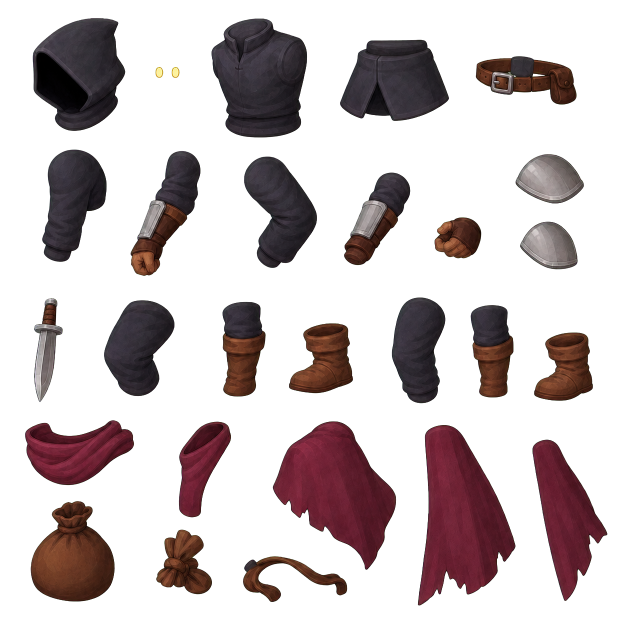
#> input picture source_assets/monsters/generated_parts/thief_raider_v8/02_part_sources/parts_sheet_candidate_01_revision_alpha.png, 1254 x 1254 px (shown at 1/2 size)
$ python extract_generated_parts.py
#> lines starting #> are read from the running program, lines starting #| are printed output that depends on the picture; after the words box and inside, x2 and y2 are one past the last pixel; in counts of white or black regions, pixels touching at a corner belong together
#> in main, rgba is the input picture: shape (1254, 1254, 4); mean R, G, B, A 22.5, 13.3, 14.3, 75
#!/usr/bin/env python3
"""Extract and name the clean v8 image-generation donor sheet.

These files are donor geometry for hidden joint overlap and style reference.
They are not automatically approved as visible bind-pose pixels.
"""

from __future__ import annotations

import json
import math
from pathlib import Path

import cv2
import numpy as np
from PIL import Image, ImageDraw, ImageFont


ROOT = Path(__file__).resolve().parent
SOURCE = ROOT / "02_part_sources/parts_sheet_candidate_01_revision_alpha.png"
OUT = ROOT / "03_clean_parts/generated_donor_parts"
MANIFEST = ROOT / "03_clean_parts/generated_donor_parts.json"
CONTACT = ROOT / "03_clean_parts/generated_donor_parts_contact.png"

# Expected centers are deliberately recorded in sheet pixels. Matching by center
# avoids depending on OpenCV component label order while still failing loudly if
# image generation changes the layout.
EXPECTED = {
    "hooded_head": (158, 149),
    "torso_core": (519, 156),
    "pelvis_coat": (789, 160),
    "belt_pouch": (1052, 160),
    "near_upper_arm": (149, 411),
    "near_forearm_hand_donor": (331, 427),
    "far_upper_arm": (561, 424),
    "far_forearm": (754, 437),
    "far_hand": (916, 476),
    "near_shoulder_plate": (1099, 357),
    "far_shoulder_plate": (1098, 491),
    "dagger": (97, 700),
    "near_thigh": (279, 696),
    "near_shin": (488, 699),
    "near_boot": (642, 716),
    "far_thigh": (837, 701),
    "far_shin": (984, 702),
    "far_boot": (1127, 733),
    "scarf_front": (159, 905),
    "scarf_rear": (409, 939),
    "cape_upper": (669, 991),
    "cape_middle": (933, 1030),
    "cape_tail": (1140, 1040),
    "loot_sack": (145, 1103),
    "sack_knot": (368, 1124),
    "sack_strap": (590, 1158),
}


def components(alpha: np.ndarray) -> list[dict[str, object]]:
    count, labels, stats, centroids = cv2.connectedComponentsWithStats(
        (alpha > 32).astype(np.uint8), connectivity=8
    )
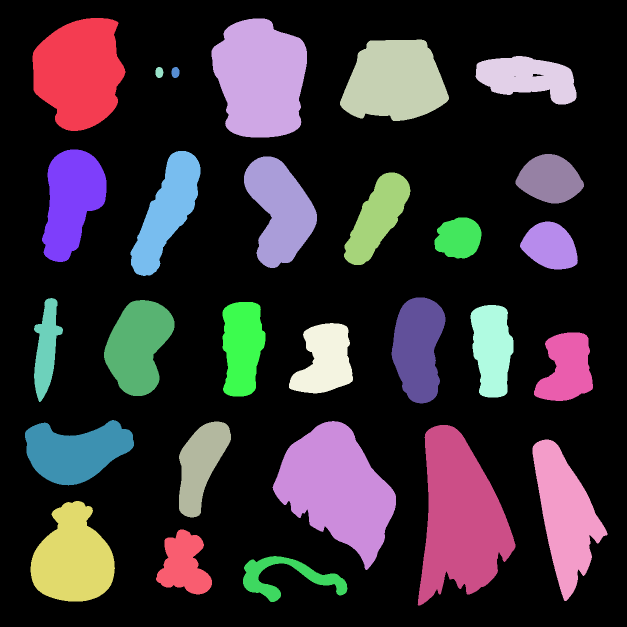
#> labels: shape (1254, 1254) int32 (shown at 1/2 size); 29 distinct labels, from 0 to 28; one colour per label, 0 black
#> count = 29; stats = 29 rows, first 6: [0, 0, 1254, 1254, 1104392], [65, 36, 186, 226, 31291], [423, 37, 191, 238, 35609], [680, 79, 218, 163, 26659], [951, 112, 202, 97, 12980], [311, 134, 16, 22, 283]; centroids = 29 pairs, first value 92.16 to 1133.2, second value 144.5 to 1153.9
    result: list[dict[str, object]] = []
    for label in range(1, count):
        x, y, width, height, area = map(int, stats[label])
        if area < 30:
            continue
        result.append(
            {
                "label": label,
                "bbox": [x, y, width, height],
                "area": area,
                "center": [float(centroids[label][0]), float(centroids[label][1])],
                "mask": labels == label,
            }
        )
#> this loop made 28 passes
#> (x, y, width, height, area) on passes 1 to 12: (65, 36, 186, 226, 31291), (423, 37, 191, 238, 35609), (680, 79, 218, 163, 26659), (951, 112, 202, 97, 12980), (311, 134, 16, 22, 283), (343, 134, 16, 22, 287), (84, 299, 129, 225, 19336), (261, 302, 140, 250, 16919), (1031, 308, 137, 99, 9549), (488, 313, 146, 223, 19897), (688, 345, 133, 185, 12580), (869, 435, 94, 82, 6017)
#> after the loop, result = 28 items
    return result


def crop_masked(
    rgba: np.ndarray, mask: np.ndarray, padding: int = 6
) -> tuple[np.ndarray, list[int]]:
    ys, xs = np.where(mask)
    if len(xs) == 0:
        raise RuntimeError("empty component mask")
    x0 = max(0, int(xs.min()) - padding)
    y0 = max(0, int(ys.min()) - padding)
    x1 = min(rgba.shape[1], int(xs.max()) + 1 + padding)
    y1 = min(rgba.shape[0], int(ys.max()) + 1 + padding)
    crop = rgba[y0:y1, x0:x1].copy()
    local = mask[y0:y1, x0:x1]
    crop[~local] = (0, 0, 0, 0)
    return crop, [x0, y0, x1 - x0, y1 - y0]


def main() -> None:
    rgba = np.array(Image.open(SOURCE).convert("RGBA"))
    found = components(rgba[:, :, 3])
#> found = 28 items
    if len(found) != 28:
        raise RuntimeError(f"expected 28 connected components, found {len(found)}")

    eyes = sorted((part for part in found if int(part["area"]) < 1000), key=lambda p: p["center"][0])
#> eyes = 2 items
    if len(eyes) != 2:
        raise RuntimeError(f"expected two eye components, found {len(eyes)}")
    eye_mask = np.logical_or(eyes[0]["mask"], eyes[1]["mask"])
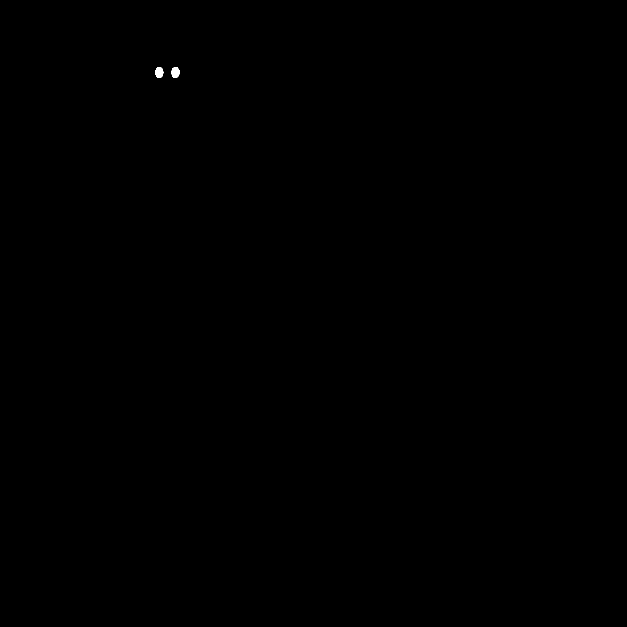
#> eye_mask: shape (1254, 1254) bool (shown at 1/2 size); 0.04% white; 2 white regions, box (x1, y1, x2, y2) and area: (343, 134, 359, 156) 287, (311, 134, 327, 156) 283
    remaining = [part for part in found if part not in eyes]
#> remaining = 26 items

    assignments: dict[str, dict[str, object]] = {}
    for semantic, target in EXPECTED.items():
        if not remaining:
            raise RuntimeError(f"no component left for {semantic}")
        best = min(
            remaining,
            key=lambda part: math.hypot(
                float(part["center"][0]) - target[0],
                float(part["center"][1]) - target[1],
            ),
        )
        distance = math.hypot(
            float(best["center"][0]) - target[0],
            float(best["center"][1]) - target[1],
        )
        if distance > 30:
            raise RuntimeError(f"{semantic}: nearest component is {distance:.1f}px from expected center")
        assignments[semantic] = best
        remaining.remove(best)
#> this loop made 26 passes
#> distance on passes 1 to 12: 4.42, 1.8, 2.35, 5.97, 11.88, 4.88, 3.7, 2.46, 0.998, 1.28, 2.47, 6.13
#> after the loop, assignments = 26 items; remaining = []
    if remaining:
        raise RuntimeError(f"unassigned components: {len(remaining)}")

    OUT.mkdir(parents=True, exist_ok=True)
    for stale in OUT.glob("*.png"):
        stale.unlink()

    records: list[dict[str, object]] = []
    ordered = ["eye_glow", *EXPECTED]
    for index, semantic in enumerate(ordered):
        if semantic == "eye_glow":
            mask = eye_mask
            source_area = int(mask.sum())
            source_center = [
                float(np.where(mask)[1].mean()),
                float(np.where(mask)[0].mean()),
            ]
        else:
            item = assignments[semantic]
            mask = item["mask"]
            source_area = int(item["area"])
            source_center = list(item["center"])
        crop, bbox = crop_masked(rgba, mask)
        filename = f"{index:02d}_{semantic}.png"
        Image.fromarray(crop, "RGBA").save(OUT / filename)
        records.append(
            {
                "index": index,
                "semantic": semantic,
                "file": f"generated_donor_parts/{filename}",
                "source_bbox": bbox,
                "source_center": source_center,
                "alpha_area": source_area,
                "approval": "donor_only_requires_joint_review",
            }
        )
#> this loop made 27 passes
#> (source_area, source_center, x0 in crop_masked, y0 in crop_masked, x1 in crop_masked, y1 in crop_masked, bbox) on passes 1 to 10: (570, [334.4, 144.5], 305, 128, 365, 162, [305, 128, 60, 34]), (31291, [158.4, 144.6], 59, 30, 257, 268, [59, 30, 198, 238]), (35609, [520.7, 156.5], 417, 31, 620, 281, [417, 31, 203, 250]), (26659, [789.2, 162.3], 674, 73, 904, 248, [674, 73, 230, 175]), (12980, [1055.2, 155], 945, 106, 1159, 215, [945, 106, 214, 109]), (19336, [142.7, 401], 78, 293, 219, 530, [78, 293, 141, 237]), (16919, [333.3, 422.7], 255, 296, 407, 558, [255, 296, 152, 262]), (19897, [559.5, 420.6], 482, 307, 640, 542, [482, 307, 158, 235]), (12580, [754.2, 434.6], 682, 339, 827, 536, [682, 339, 145, 197]), (6017, [916.9, 475.7], 863, 429, 969, 523, [863, 429, 106, 94])
#> pass 1, in crop_masked, `local = mask[y0:y1, x0:x1]`:
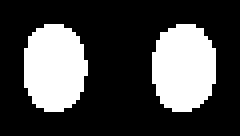
#> local: shape (34, 60) bool (shown 4 times larger); 27.9% white; 2 white regions, box (x1, y1, x2, y2) and area: (38, 6, 54, 28) 287, (6, 6, 22, 28) 283
#> after the loop:
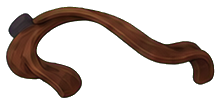
#> crop: shape (104, 221, 4); mean R, G, B, A 22, 12.2, 7.7, 71.6; transparent parts drawn white
#> after the loop:
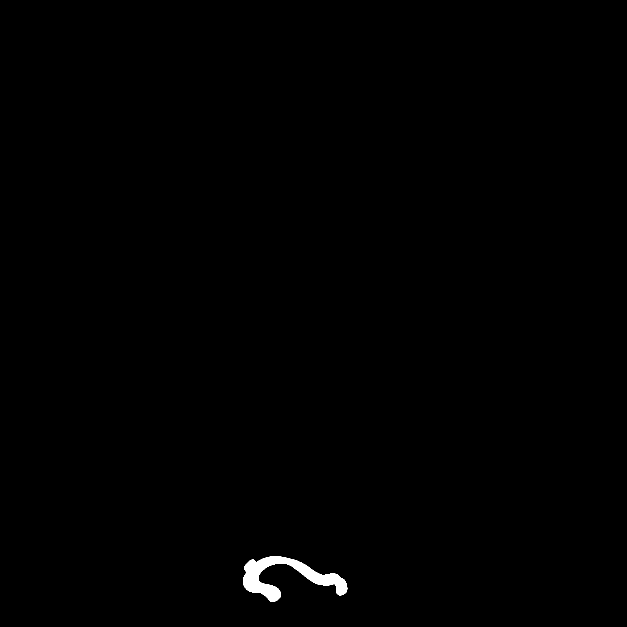
#> mask: shape (1254, 1254) bool (shown at 1/2 size); 0.43% white; 1 white region, box (x1, y1, x2, y2) and area: (486, 1112, 695, 1204) 6698
#> after the loop, records = 27 items

    # Compact contact sheet for visual inspection. It intentionally uses a
    # checker background so holes and accidental green fringe remain visible.
    thumb_w, thumb_h = 250, 210
    cols = 5
    rows = math.ceil(len(records) / cols)
#> rows = 6
    canvas = Image.new("RGB", (cols * thumb_w, rows * thumb_h), (36, 40, 47))
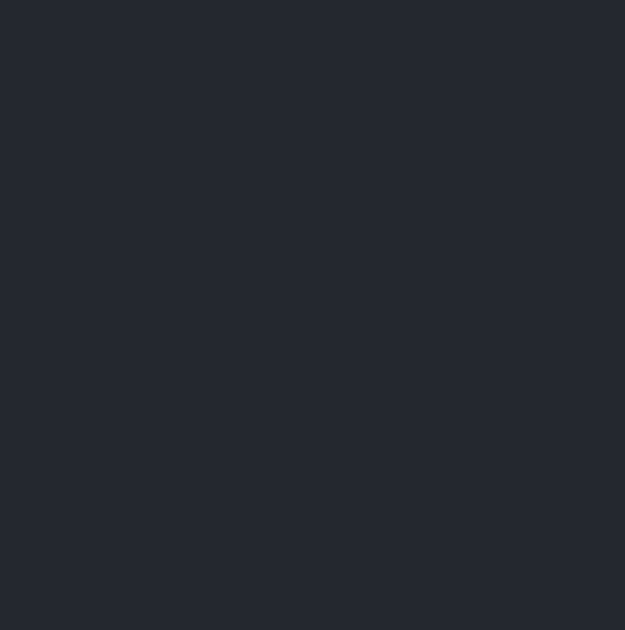
#> canvas: PIL image 1250x1260 RGB (shown at 1/2 size); mean R, G, B 36, 40, 47
    draw = ImageDraw.Draw(canvas)
    try:
        font = ImageFont.truetype("C:/Windows/Fonts/arial.ttf", 18)
    except OSError:
        font = ImageFont.load_default()
    for record in records:
        image = Image.open(ROOT / "03_clean_parts" / record["file"]).convert("RGBA")
        image.thumbnail((thumb_w - 24, thumb_h - 48), Image.Resampling.LANCZOS)
        col = int(record["index"]) % cols
#> col = 0
        row = int(record["index"]) // cols
#> row = 0
        x = col * thumb_w + (thumb_w - image.width) // 2
#> x = 95
        y = row * thumb_h + 30 + (thumb_h - 42 - image.height) // 2
#> y = 97
        canvas.paste(image, (x, y), image)
        draw.text((col * thumb_w + 8, row * thumb_h + 6), str(record["semantic"]), fill=(235, 235, 235), font=font)
    canvas.save(CONTACT)
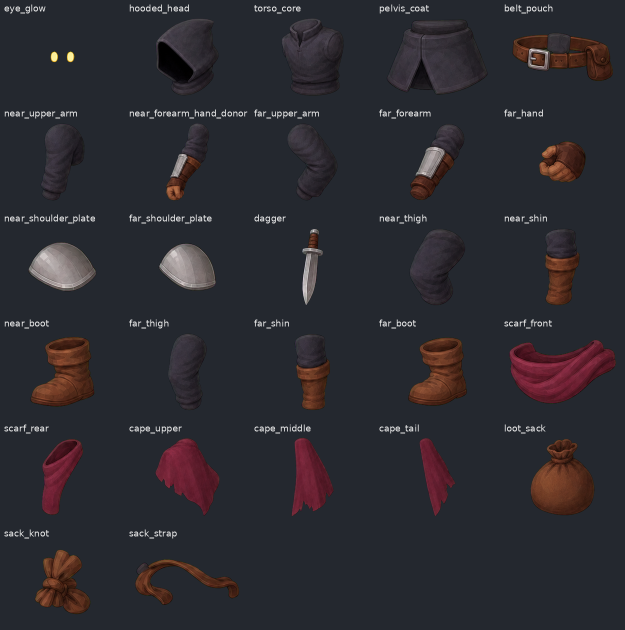
#> saved as generated_donor_parts_contact.png: PIL image 1250x1260 RGB (shown at 1/2 size); mean R, G, B 44.3, 43, 48.7

    manifest = {
        "schema_version": 1,
        "source": SOURCE.relative_to(ROOT).as_posix(),
        "component_count": 28,
        "logical_part_count": len(records),
        "unmanifested_png_count": 0,
        "status": "generated_donor_only_not_bind_approved",
        "parts": records,
    }
    MANIFEST.parent.mkdir(parents=True, exist_ok=True)
    MANIFEST.write_text(json.dumps(manifest, indent=2), encoding="utf-8")
    print(f"THIEF_V8_DONOR_EXTRACT_PASS logical_parts={len(records)} components=28")
#| THIEF_V8_DONOR_EXTRACT_PASS logical_parts=27 components=28


if __name__ == "__main__":
    main()
